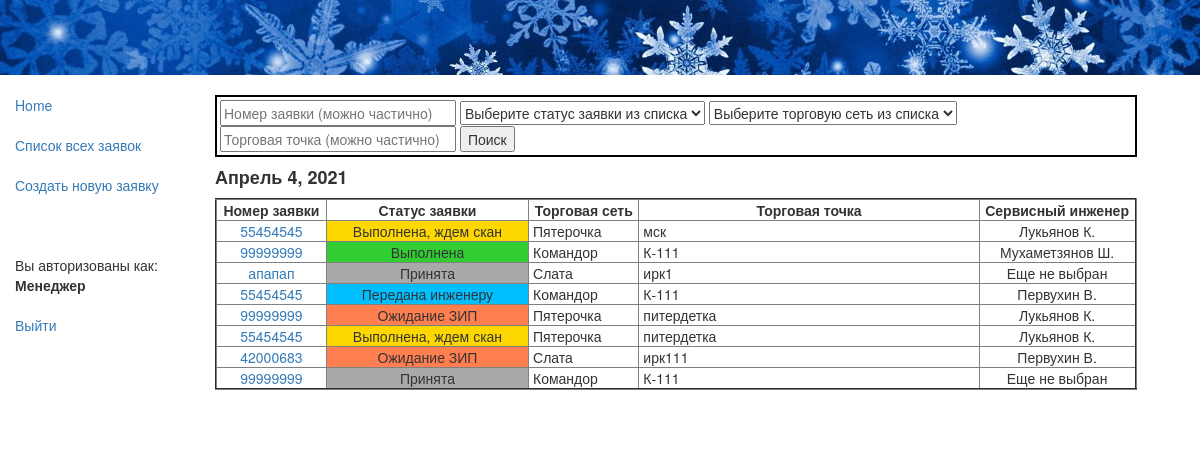
The page /app/recs/ (signed in) on the database as committed earlier.
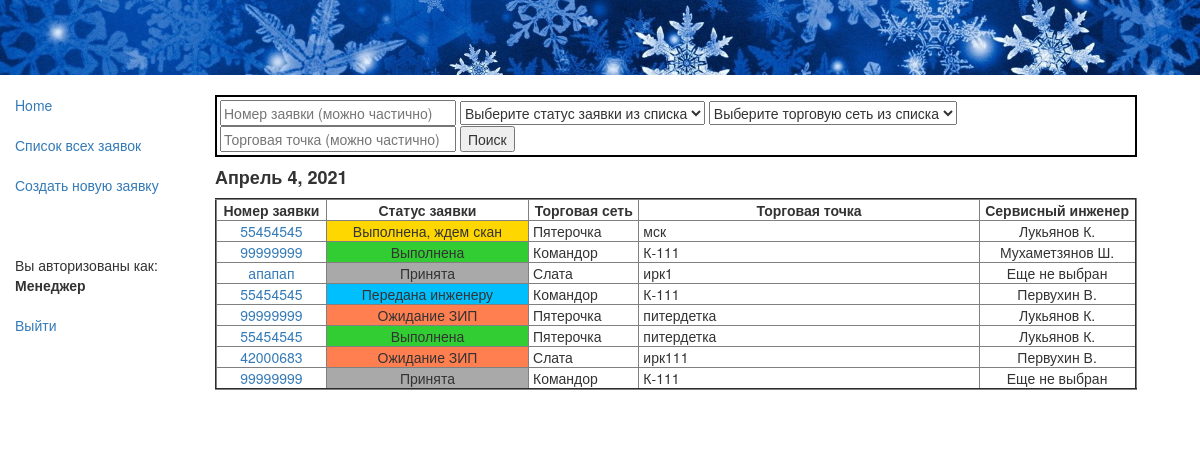
The same page on the database as committed later.
### app/models.py (models this page shows, shortened)
class Rec(models.Model):
    status = models.ForeignKey(Status, null=True, on_delete=models.SET_NULL, default=4, verbose_name="Статус заявки")
    retail = models.ForeignKey(Retail, null=True, on_delete=models.SET_NULL, verbose_name="Торговая сеть")
    rec_date = models.DateField(auto_now_add=True, verbose_name="Дата создания заявки")
    rec_time = models.TimeField(auto_now_add=True, verbose_name="Время создания заявки")
    user = models.ForeignKey(User, null=True, on_delete=models.SET_NULL, verbose_name="Диспетчер")
    customer = models.CharField(max_length=100, verbose_name="ФИО инициатора заявки")
    rec_num = models.CharField(verbose_name='Номер заявки', max_length=8)
    store = models.ForeignKey(Store, null=True, on_delete=models.SET_NULL, verbose_name="Торговая точка, адрес")
    description = models.TextField(max_length=1000, verbose_name="Содержание заявки")
    trouble = models.ForeignKey(Trouble, null=True, on_delete=models.SET_NULL, verbose_name="Категория неисправности")
    tech = models.ForeignKey(Tech, null=True, on_delete=models.SET_NULL, verbose_name="Сервисный инженер")
    sign_day = models.DateField(null=True, verbose_name="Дата передачи заявки инженеру")
    sign_time = models.TimeField(null=True, verbose_name="Время передачи заявки инженеру")
    zip_comment = models.TextField(max_length=1000, null=True, verbose_name="Комментарий ЗИП")
    visit_day_begin = models.DateField(null=True, verbose_name="Дата начала работ")
    visit_time_begin = models.TimeField(null=True, verbose_name="Время начала работ")
    visit_day_end = models.DateField(null=True, verbose_name="Дата окончания работ")
    visit_time_end = models.TimeField(null=True, verbose_name="Время окончания работ")
    result = models.TextField(null=True, max_length=1000, verbose_name="Результат выезда")
    form = models.CharField(null=True, max_length=10, verbose_name="Номер заказа-наряда")
    jpg = models.ImageField(upload_to='images', null=True, verbose_name="Скан-копия заказа-наряда")
    class Meta:
        verbose_name = 'Заявка'
        verbose_name_plural = 'Заявки'
        ordering = ['-rec_time'] # отображение заявок в rec-list.html в обратном порядке по времени
        permissions = (("can_create_update", "Может rec_create и rec_update"),
                       ("can_list_detail", "Может rec_list и rec_detail"),
                       )
    def get_absolute_url(self):
        return reverse('rec_detail', args=[str(self.id)])

class Status(models.Model):
    name = models.CharField(max_length=32, help_text="Состояние заявки")
    class Meta:
        verbose_name = 'Статус'
        verbose_name_plural = 'Статусы'
    def __str__(self):
        return self.name

class Retail(models.Model):
    name = models.CharField(max_length=64, help_text="Торговая сеть")
    class Meta:
        verbose_name = 'Торговая сеть'
        verbose_name_plural = 'Торговые сети'
    def __str__(self):
        return self.name

class Store(models.Model):
    name = models.CharField(max_length=96, help_text="Торговая точка, адрес")
    retail = models.ForeignKey(Retail, null=True, on_delete=models.SET_NULL, verbose_name="Торговая сеть")
    class Meta:
        verbose_name = 'Магазин'
        verbose_name_plural = 'Магазины'
    def __str__(self):
        return self.name

class Tech(models.Model):
    name = models.CharField(max_length=64, help_text="Сервисный инженер")
    class Meta:
        verbose_name = 'Инженер'
        verbose_name_plural = 'Инженеры'
    def __str__(self):
        return self.name

### app/views.py (the view, shortened to what this page needs)
class RecList(PermissionRequiredMixin, generic.ListView):
    model = Rec
    permission_required = 'app.can_list_detail'
    def get_queryset(self):  # новый
        global x # глоб. перем. для передачи отфильтрованного QuerySet из этой функции в следующую
        global y # глоб. перем. - флаг того, что была фильтрация
        y = False
        rn = self.request.GET.get('rn') # принимаем значения из полей для поиска из rec_list.html
        rs = self.request.GET.get('rs')
        r = self.request.GET.get('r')
        s = self.request.GET.get('s')
        recs = Rec.objects.all()
        if rn:  # фильтр по номеру заявки
            recs = recs.filter(rec_num__icontains=rn)
        if rs:  # фильтр по статусу
            recs = recs.filter(status=rs)
        if r:  # фильтр по торговой сети
            recs = recs.filter(retail=r)
        recs = recs.exclude(store=None)
        if rn or rs or r or s:
            y = True
        if self.request.user.is_staff:  # если это пользователь с галочкой персонал
            pass
        else:   # если это пользователь без галочки персонал
            z = str(self.request.user)             # проверяем, что имя пользователя равно названию
            for i in Retail.objects.all():         # сети, и если так, то оставляем в Кверисете recs
                if str(i.name) == z:               # только записи этого пользователя
                    recs = recs.filter(retail=i)
        x = recs
        return recs
    def get_context_data(self, **kwargs):
        context = super(RecList, self).get_context_data(**kwargs)
        ddd = set()
        for i in x: # x - это уже отфильтрованный первой функцией список
             ddd.add(i.rec_date)
        ddd = sorted(ddd, reverse=True)[:45]  # сортировка убыванию даты и кол-во отображаемых дней
        context['status_all'] = Status.objects.all()  # Передаем эти кверисеты для организации
        context['retail_all'] = Retail.objects.all()  # выпадающего списка в HTML
        context['ddd'] = ddd # Добавляем переменную с датами к контексту для использования в HTML
        context['gray'] = gray  # цвета статусов
        context['blue'] = blue
        context['yellow'] = yellow
        context['green'] = green
        context['red'] = red
        context['y'] = y # глоб. перем. - флаг того, что была фильтрация
        return context

### app/templates/app/rec_list.html (shortened to what this page needs)
{% extends "base_generic.html" %}
{% block content %}
<br>
<div style="border: 2px solid black; background-color: white; padding: 3px; width:95%;">
{% if y %}
    <form action="{% url 'recs' %}">
      <button type="submit">Убрать фильтр</button>
    </form>
{% else %}
<form name="feedback" method="get" action="{% url 'recs' %}">
 <input size = "28" type="text" name="rn" placeholder="Номер заявки (можно частично)">
  <select name="rs">
    <option value="">Выберите статус заявки из списка</option>
  </select>
  <select name="r">
    <option value="">Выберите торговую сеть из списка</option>
  </select>
<input size = "28" type="text" name="s" placeholder="Торговая точка (можно частично)">
 {% if not y %}
    <input type="submit" name="submit_btn" value="Поиск">
      {% endif %}
{% endif %}
</form>
</div>
  {% if rec_list %}
    {% for d in ddd %}
<table border="2" width="95%">
        <h4><strong>{{ d }}  </strong></h4>
       <tr>
           <td width="12%" align="center" > <strong> &nbsp;Номер заявки&nbsp; </strong> </td>
           <td width="22%" align="center" > <strong> &nbsp;Статус заявки&nbsp; </strong> </td>
           <td width="12%" align="center" > <strong> &nbsp;Торговая сеть&nbsp; </strong> </td>
           <td width="37%" align="center" > <strong> &nbsp;Торговая точка&nbsp; </strong> </td>
           <td width="17%" align="center" > <strong> &nbsp;Сервисный инженер&nbsp; </strong> </td>
       </tr>
      {% for rec in rec_list %}
            {% if rec.rec_date == d %}
          <tr>
              <td align="center" > <a href="{{ rec.get_absolute_url }}">&nbsp;{{ rec.rec_num }}&nbsp;</a> </td>
                {% if rec.status == gray %}
                <td bgcolor=#A9A9A9 align="center" > &nbsp;{{ rec.status }}&nbsp;</td>
                {% elif rec.status == blue %}
                <td bgcolor=#00BFFF align="center" > &nbsp;{{ rec.status }}&nbsp;</td>
                {% elif rec.status == red %}
                <td bgcolor=#FF7F50 align="center" > &nbsp;{{ rec.status }}&nbsp;</td>
                {% elif rec.status == yellow %}
                <td bgcolor=#FFD700 align="center" > &nbsp;{{ rec.status }}&nbsp;</td>
                {% elif rec.status == green %}
                <td bgcolor=#32CD32 align="center" > &nbsp;{{ rec.status }}&nbsp;</td>
                {% endif %}
              <td > &nbsp;{{ rec.retail}}&nbsp; </td>
              <td > &nbsp;{{ rec.store}}&nbsp; </td>
              {% if rec.tech %}
              <td  align="center" > &nbsp;{{ rec.tech }}&nbsp;</td>
              {% else %}
              <td align="center" > &nbsp;Еще не выбран&nbsp;</td>
              {% endif %}
          </tr>
            {% endif %}
      {% endfor %}
    </table>
    {% endfor %}
  {% else %}
    <br><p>Заявок нет!</p>
  {% endif %}
<br><br>
{% endblock %}

Rows that differ between the two databases and show on the page:
changed Rec (number 6 of 8 on the later page): status_id 6 → 7 (drawn)
Other text that changed with them:
list line gone: "Выполнена, ждем скан"
new list line: "Выполнена"
